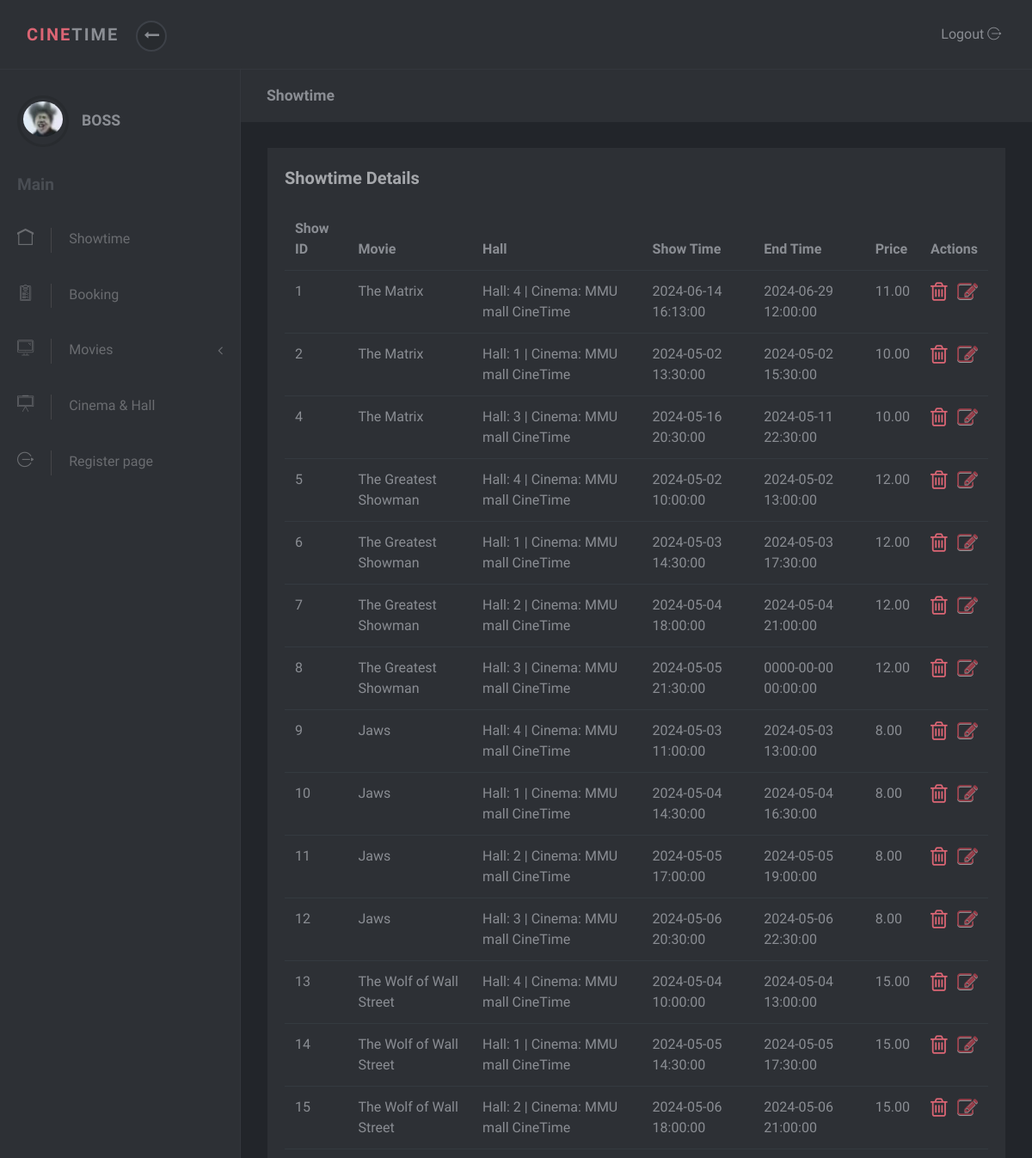
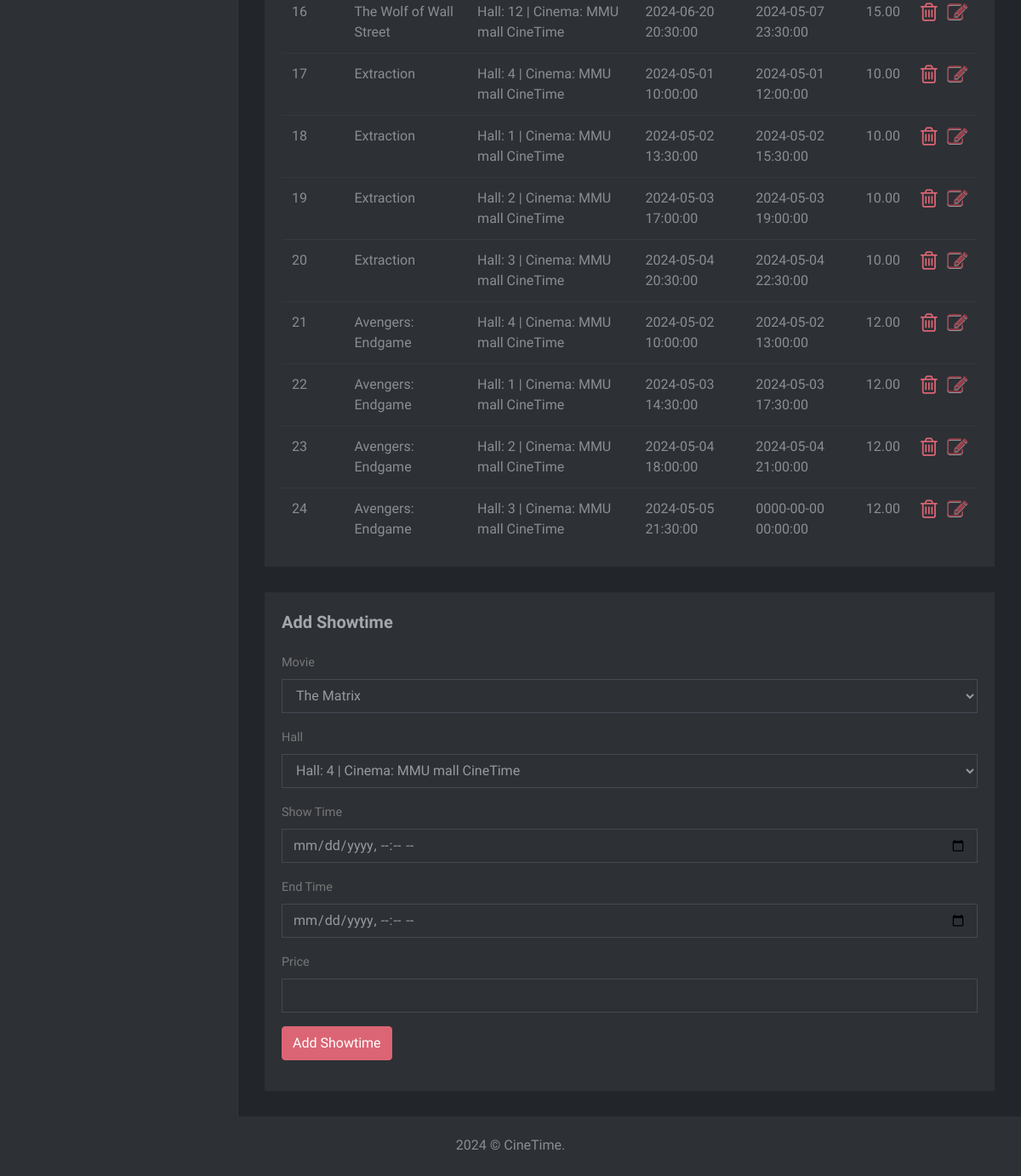
Page /Userpage/admin/home.php (signed in) on the committed database (2 pictures, top to bottom).
### tables this page shows
CREATE TABLE `showtime` (
  `show_id` int(10) NOT NULL,
  `Movie_id` int(10) NOT NULL,
  `Hall_id` int(10) NOT NULL,
  `show_time` datetime NOT NULL,
  `end_time` datetime NOT NULL,
  `price` decimal(5,2) NOT NULL
);

CREATE TABLE `movie` (
  `movie_id` int(10) NOT NULL,
  `status` int(1) NOT NULL DEFAULT 0,
  `title` varchar(255) NOT NULL,
  `genre` varchar(255) NOT NULL,
  `director` varchar(255) NOT NULL,
  `cast` text NOT NULL,
  `synopsis` text NOT NULL,
  `duration` int(3) NOT NULL,
  `release_date` date NOT NULL,
  `poster_path` longblob NOT NULL,
  `trailers_path` varchar(255) NOT NULL
);

CREATE TABLE `hall` (
  `hall_id` int(10) NOT NULL,
  `hall_num` int(10) NOT NULL,
  `cinema_id` int(10) NOT NULL,
  `number_of_seat` int(10) NOT NULL
);

CREATE TABLE `cinema` (
  `cinema_id` int(10) NOT NULL,
  `name` varchar(255) NOT NULL,
  `location` varchar(255) NOT NULL,
  `city` varchar(255) NOT NULL,
  `num_of_hall` int(10) NOT NULL
);

### Userpage/admin/showtime.php (the view, shortened to what this page needs)
<div class="page-content">
  <div class="page-header">
    <div class="container-fluid">
      <h2 class="h5 no-margin-bottom">Showtime</h2>
    </div>
  </div>
  <div class="tilted-container">
    <section class="no-padding-top no-padding-bottom">
      <div class="container-fluid">
        <div class="row">
          <div class="col-lg-12">
            <div class="block margin-bottom-sm tilted-content">
              <div class="title"><strong>Showtime Details</strong></div>
              <div class="table-responsive">
                <?php include("connect.php");
                $query = "SELECT * FROM showtime";
                $result = mysqli_query($conn, $query);
                if (mysqli_num_rows($result) > 0) {
                    echo '<table class="table">';
                    echo '<thead>';
                    echo '<tr>';
                    echo '<th>Show ID</th>';
                    echo '<th>Movie</th>';
                    echo '<th>Hall</th>';
                    echo '<th>Show Time</th>';
                    echo '<th>End Time</th>';
                    echo '<th>Price</th>';
                    echo '<th>Actions</th>';
                    echo '</tr>';
                    echo '</thead>';
                    echo '<tbody>';
                    while ($row = mysqli_fetch_assoc($result)) {
                        $movieQuery = "SELECT title FROM movie WHERE movie_id = " . $row['Movie_id'];
                        $movieResult = mysqli_query($conn, $movieQuery);
                        $movieRow = mysqli_fetch_assoc($movieResult);
                        $hallQuery = "SELECT hall_num, cinema_id FROM hall WHERE hall_id = " . $row['Hall_id'];
                        $hallResult = mysqli_query($conn, $hallQuery);
                        $hallRow = mysqli_fetch_assoc($hallResult);
                        $cinemaQuery = "SELECT name FROM cinema WHERE cinema_id = " . $hallRow['cinema_id'];
                        $cinemaResult = mysqli_query($conn, $cinemaQuery);
                        $cinemaRow = mysqli_fetch_assoc($cinemaResult);
                        echo '<tr>';
                        echo '<td>' . $row['show_id'] . '</td>';
                        echo '<td>' . $movieRow['title'] . '</td>';
                        echo '<td>' . 'Hall: ' . $hallRow['hall_num'] . ' |  Cinema: ' . $cinemaRow['name'] . '</td>';
                        echo '<td>' . $row['show_time'] . '</td>';
                        echo '<td>' . $row['end_time'] . '</td>';
                        echo '<td>' . $row['price'] . '</td>';
                        echo '<td>
                                <button type="button" data-toggle="modal" data-target="#editModal' . $row['show_id'] . '" class="close" ><i class="fa fa-edit" style="color:#ff4759;"></i></button>
                                <a class="fa fa-trash-o" style="font-size:25px" href="delete_showtime.php?show_id='. $row['show_id'].'" onclick="return confirmDelete();"></a>
                              </td>';
                        echo '</tr>';
                    }
                    echo '</tbody>';
                    echo '</table>';
                } else {
                    echo 'No showtime details found.';
                }
                ?>
              </div>
            </div>
          </div>
        </div>
      </div>
    </section>
    <section class="no-padding-top no-padding-bottom">
      <div class="container-fluid">
        <div class="row">
          <div class="col-lg-12">
            <div class="block margin-bottom-sm">
              <div class="title"><strong>Add Showtime</strong></div>
              <div class="table-responsive">
                <div class="block-body">
                  <form method="post" action="submit_showtime.php">
                    <div class="form-group">
                      <label class="form-control-label">Movie</label>
                      <select name="movie_id" class="form-control">
                        <?php
                          $query = "SELECT movie_id, title FROM movie";
                          $result = mysqli_query($conn, $query);
                          while ($row = mysqli_fetch_assoc($result)) {
                            echo '<option value="' . $row['movie_id'] . '">' . $row['title'] . '</option>';
                          }
                        ?>
                      </select>
                    </div>
                    <div class="form-group">
                      <label class="form-control-label">Hall</label>
                      <select name="hall_id" class="form-control">
                        <?php
                          $query = "SELECT hall_id, hall_num, cinema_id FROM hall";
                          $result = mysqli_query($conn, $query);
                          while ($row = mysqli_fetch_assoc($result)) {
                            $cinemaQuery = "SELECT name FROM cinema WHERE cinema_id = " . $row['cinema_id'];
                            $cinemaResult = mysqli_query($conn, $cinemaQuery);
                            $cinemaRow = mysqli_fetch_assoc($cinemaResult);
                            echo '<option value="'. $row['hall_id']. '">Hall: '. $row['hall_num'] . ' |  Cinema: ' . $cinemaRow['name'] . '</option>';
                          }
                        ?>
                      </select>
                    </div>
                    <div class="form-group">
                      <label class="form-control-label">Show Time</label>
                      <input type="datetime-local" name="show_time" class="form-control" required>
                    </div>
                    <div class="form-group">
                      <label class="form-control-label">End Time</label>
                      <input type="datetime-local" name="end_time" class="form-control" required>
                    </div>
                    <div class="form-group">
                      <label class="form-control-label">Price</label>
                      <input type="number" name="price" class="form-control" required>
                    </div>
                    <div class="form-group">
                      <input type="submit" value="Add Showtime" class="btn btn-primary">
                    </div>
                  </form>
                </div>
              </div>
            </div>
          </div>
        </div>
      </div>
    </section>
  </div>
</div>

### Userpage/admin/css/style.default.css (style rules this page uses)
body { position: relative; }
section { padding: 0 1rem; }
a { -webkit-transition: all 0.3s; transition: all 0.3s; display: inline-block; }
i, span, strong { display: inline-block; }
.no-padding-top { padding-top: 0 !important; }
.no-padding-bottom { padding-bottom: 0 !important; }
.no-margin-bottom { margin-bottom: 0 !important; }
.margin-bottom-sm { margin-bottom: 30px !important; }
.block { padding: 20px; background: #2d3035; color: #8a8d93; margin-bottom: 30px; }
.page-content { position: relative; background: #22252a; min-height: 100vh; width: calc(100% - 280px); padding: 0; padding-bottom: 70px; }
.page-header { padding: 20px 15px; background: #2d3035; color: #8a8d93; margin-bottom: 30px; }
.block .title { margin-bottom: 20px; }
.block .title strong:first-child { font-size: 1.25rem; color: #a5a7ab; }
form label { font-size: .9rem; color: #8a8d93; }
.table { margin-bottom: 0; }
.table td, .table th { border-color: #343a40; }
.table thead th { border: none; }
.btn { font-weight: 400; border: 1px solid transparent; padding: 0.45rem 0.75rem; font-size: 1rem; line-height: 1.5; border-radius: 0.25rem; -webkit-transition: color 0.15s ease-in-out, background-color 0.15s ease-in-out, border-color 0.15s ease-in-out, -webkit-box-shadow 0.15s ease-in-out; transition: color 0.15s ease-in-out, background-color 0.15s ease-in-out, border-color 0.15s ease-in-out, -webkit-box-shadow 0.15s ease-in-out; transition: color 0.15s ease-in-out, background-color 0.15s ease-in-out, border-color 0.15s ease-in-out, box-shadow 0.15s ease-in-out; transition: color 0.15s ease-in-out, background-color 0.15s ease-in-out, border-color 0.15s ease-in-out, box-shadow 0.15s ease-in-out, -webkit-box-shadow 0.15s ease-in-out; }
.btn-primary { color: color-yiq(#DB6574); background-color: #DB6574; border-color: #DB6574; }
body { font-family: "Muli", sans-serif; font-size: 1rem; font-weight: 400; line-height: 1.5; color: #8a8d93; background-color: #fff; }
a { color: #DB6574; text-decoration: none; }
h1, h2, h3, h4, h5, h6, .h1, .h2, .h3, .h4, .h5, .h6 { margin-bottom: 0.5rem; font-family: inherit; font-weight: 700; line-height: 1.2; color: inherit; }
h2, .h2 { font-size: 1.7rem; }
h5, .h5 { font-size: 1.1rem; }

### rows in the picture
showtime: show_id "1", Movie.title "The Matrix", Hall.hall_num "4", cinema.name "MMU mall CineTime", show_time "2024-06-14 16:13:00", end_time "2024-06-29 12:00:00", price "11.00"
showtime: show_id "2", Movie.title "The Matrix", Hall.hall_num "1", cinema.name "MMU mall CineTime", show_time "2024-05-02 13:30:00", end_time "2024-05-02 15:30:00", price "10.00"
showtime: show_id "4", Movie.title "The Matrix", Hall.hall_num "3", cinema.name "MMU mall CineTime", show_time "2024-05-16 20:30:00", end_time "2024-05-11 22:30:00", price "10.00"
showtime: show_id "5", Movie.title "The Greatest Showman", Hall.hall_num "4", cinema.name "MMU mall CineTime", show_time "2024-05-02 10:00:00", end_time "2024-05-02 13:00:00", price "12.00"
showtime: show_id "6", Movie.title "The Greatest Showman", Hall.hall_num "1", cinema.name "MMU mall CineTime", show_time "2024-05-03 14:30:00", end_time "2024-05-03 17:30:00", price "12.00"
showtime: show_id "7", Movie.title "The Greatest Showman", Hall.hall_num "2", cinema.name "MMU mall CineTime", show_time "2024-05-04 18:00:00", end_time "2024-05-04 21:00:00", price "12.00"
showtime: show_id "8", Movie.title "The Greatest Showman", Hall.hall_num "3", cinema.name "MMU mall CineTime", show_time "2024-05-05 21:30:00", end_time "0000-00-00 00:00:00", price "12.00"
showtime: show_id "9", Movie.title "Jaws", Hall.hall_num "4", cinema.name "MMU mall CineTime", show_time "2024-05-03 11:00:00", end_time "2024-05-03 13:00:00", price "8.00"
showtime: show_id "10", Movie.title "Jaws", Hall.hall_num "1", cinema.name "MMU mall CineTime", show_time "2024-05-04 14:30:00", end_time "2024-05-04 16:30:00", price "8.00"
showtime: show_id "11", Movie.title "Jaws", Hall.hall_num "2", cinema.name "MMU mall CineTime", show_time "2024-05-05 17:00:00", end_time "2024-05-05 19:00:00", price "8.00"
showtime: show_id "12", Movie.title "Jaws", Hall.hall_num "3", cinema.name "MMU mall CineTime", show_time "2024-05-06 20:30:00", end_time "2024-05-06 22:30:00", price "8.00"
showtime: show_id "13", Movie.title "The Wolf of Wall Street", Hall.hall_num "4", cinema.name "MMU mall CineTime", show_time "2024-05-04 10:00:00", end_time "2024-05-04 13:00:00", price "15.00"
showtime: show_id "14", Movie.title "The Wolf of Wall Street", Hall.hall_num "1", cinema.name "MMU mall CineTime", show_time "2024-05-05 14:30:00", end_time "2024-05-05 17:30:00", price "15.00"
showtime: show_id "15", Movie.title "The Wolf of Wall Street", Hall.hall_num "2", cinema.name "MMU mall CineTime", show_time "2024-05-06 18:00:00", end_time "2024-05-06 21:00:00", price "15.00"
showtime: show_id "16", Movie.title "The Wolf of Wall Street", Hall.hall_num "12", cinema.name "MMU mall CineTime", show_time "2024-06-20 20:30:00", end_time "2024-05-07 23:30:00", price "15.00"
showtime: show_id "17", Movie.title "Extraction", Hall.hall_num "4", cinema.name "MMU mall CineTime", show_time "2024-05-01 10:00:00", end_time "2024-05-01 12:00:00", price "10.00"
showtime: show_id "18", Movie.title "Extraction", Hall.hall_num "1", cinema.name "MMU mall CineTime", show_time "2024-05-02 13:30:00", end_time "2024-05-02 15:30:00", price "10.00"
showtime: show_id "19", Movie.title "Extraction", Hall.hall_num "2", cinema.name "MMU mall CineTime", show_time "2024-05-03 17:00:00", end_time "2024-05-03 19:00:00", price "10.00"
showtime: show_id "20", Movie.title "Extraction", Hall.hall_num "3", cinema.name "MMU mall CineTime", show_time "2024-05-04 20:30:00", end_time "2024-05-04 22:30:00", price "10.00"
showtime: show_id "21", Movie.title "Avengers: Endgame", Hall.hall_num "4", cinema.name "MMU mall CineTime", show_time "2024-05-02 10:00:00", end_time "2024-05-02 13:00:00", price "12.00"
showtime: show_id "22", Movie.title "Avengers: Endgame", Hall.hall_num "1", cinema.name "MMU mall CineTime", show_time "2024-05-03 14:30:00", end_time "2024-05-03 17:30:00", price "12.00"
showtime: show_id "23", Movie.title "Avengers: Endgame", Hall.hall_num "2", cinema.name "MMU mall CineTime", show_time "2024-05-04 18:00:00", end_time "2024-05-04 21:00:00", price "12.00"
showtime: show_id "24", Movie.title "Avengers: Endgame", Hall.hall_num "3", cinema.name "MMU mall CineTime", show_time "2024-05-05 21:30:00", end_time "0000-00-00 00:00:00", price "12.00"

### other values in the picture
$_SESSION['admin_name'] "BOSS"
form field movie_id "The Matrix"
